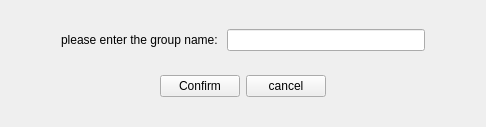
<?xml version="1.0" encoding="UTF-8"?>
<ui version="4.0">
 <class>GroupNameWidgetClass</class>
 <widget class="QWidget" name="GroupNameWidgetClass">
  <property name="geometry">
   <rect>
    <x>0</x>
    <y>0</y>
    <width>486</width>
    <height>127</height>
   </rect>
  </property>
  <property name="windowTitle">
   <string>GroupNameWidget</string>
  </property>
  <layout class="QVBoxLayout" name="verticalLayout">
   <item>
    <layout class="QHBoxLayout" name="horizontalLayout">
     <property name="leftMargin">
      <number>50</number>
     </property>
     <property name="rightMargin">
      <number>50</number>
     </property>
     <item>
      <widget class="QLabel" name="label">
       <property name="minimumSize">
        <size>
         <width>50</width>
         <height>0</height>
        </size>
       </property>
       <property name="text">
        <string>please enter the group name: </string>
       </property>
      </widget>
     </item>
     <item>
      <widget class="QLineEdit" name="nameEdit"/>
     </item>
    </layout>
   </item>
   <item>
    <layout class="QHBoxLayout" name="horizontalLayout_2">
     <item>
      <spacer name="horizontalSpacer_2">
       <property name="orientation">
        <enum>Qt::Horizontal</enum>
       </property>
       <property name="sizeHint" stdset="0">
        <size>
         <width>40</width>
         <height>20</height>
        </size>
       </property>
      </spacer>
     </item>
     <item>
      <widget class="QPushButton" name="okBtn">
       <property name="text">
        <string>Confirm</string>
       </property>
      </widget>
     </item>
     <item>
      <widget class="QPushButton" name="cancelBtn">
       <property name="text">
        <string>cancel</string>
       </property>
      </widget>
     </item>
     <item>
      <spacer name="horizontalSpacer">
       <property name="orientation">
        <enum>Qt::Horizontal</enum>
       </property>
       <property name="sizeHint" stdset="0">
        <size>
         <width>40</width>
         <height>20</height>
        </size>
       </property>
      </spacer>
     </item>
    </layout>
   </item>
  </layout>
 </widget>
 <layoutdefault spacing="6" margin="11"/>
 <resources/>
 <connections/>
</ui>
